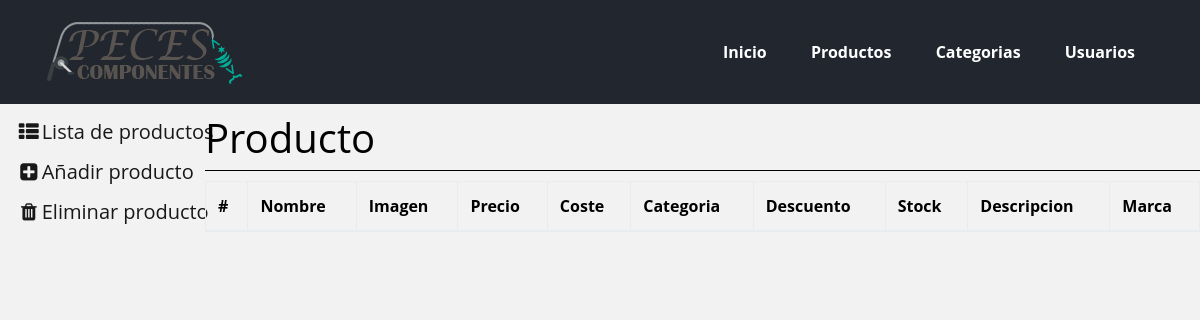
The page /admin/producto.php?opcion=lista on the database as committed earlier.
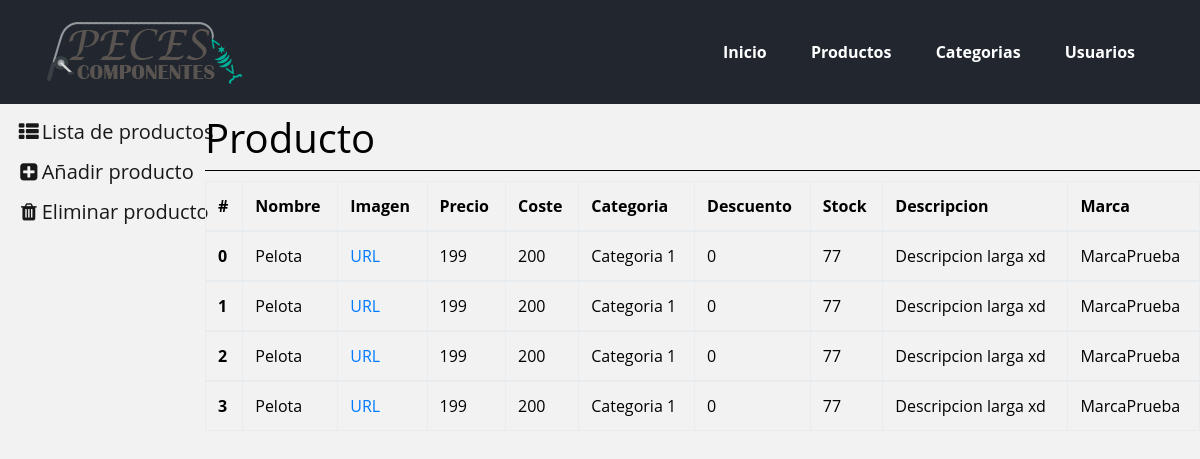
The same page on the database as committed later.
### tables this page shows
create table if not exists tbl_product(
	ID int(5) primary key,
    nom varchar(30),
    image blob,
    precio decimal,
    cost decimal,
    category varchar(30),
    dte decimal,
    stock int(10),
    description longtext,
    marca varchar(30),
    
    constraint fk_categoriaProduct
    foreign key(category) references tbl_categoria(nom)
		on delete no action
        on update cascade,
        
	constraint fk_preducte_marca
    foreign key(marca) references tbl_marca(nom)
		on delete no action
        on update cascade
);

### datosbbdd.php (called while the page is built, shortened)
<?php
$rutaIMGp='\\tienda\\img\\imgarticulos\\';
?>

### admin/producto.php (the view, shortened to what the changed rows need)
<!DOCTYPE html>
<html lang="es">
<head>
  <link rel="stylesheet" href="../css/flexboxgrid.min.css">
  <link rel="stylesheet" href="../css/font-awesome.min.css">
  <link rel="stylesheet" href="../css/bootstrap.min.css">
  <link rel="stylesheet" href="css/style.css">
</head>
<body>
  <?php
  include '../datosbbdd.php';
  ?>
  <div class="main">
    <div class="containermain">
      <div class="row">
        <div class="col-md-10">
          <div class="cabecera">
            <h1>Producto</h1>
          </div>
          <div class="body">
            <div class="contenedor">
            <?php
            if(isset($_GET['opcion'])){
              if($_GET['opcion']=='lista'){
                $sql = "SELECT * from tbl_product";
                $result = mysqli_query($conexion,$sql);
                echo '
                <table class="table table-bordered">
                  <thead>
                    <tr>
                      <th>#</th>
                      <th>Nombre</th>
                      <th>Imagen</th>
                      <th>Precio</th>
                      <th>Coste</th>
                      <th>Categoria</th>
                      <th>Descuento</th>
                      <th>Stock</th>
                      <th>Descripcion</th>
                      <th>Marca</th>
                    </tr>
                  </thead>';
                while($resultado=mysqli_fetch_assoc($result)){
                  echo '<tbody>
                  <tr>
                  <th scope="row">'.$resultado['ID'].'</th>
                  <td>'.$resultado['nom'].'</td>
                  <td><a href="'.$rutaIMGp.$resultado['image'].'" target="_blank">'.$resultado['image'].'</a></td>
                  <td>'.$resultado['precio'].'</td>
                  <td>'.$resultado['cost'].'</td>
                  <td>'.$resultado['category'].'</td>
                  <td>'.$resultado['dte'].'</td>
                  <td>'.$resultado['stock'].'</td>
                  <td>'.$resultado['description'].'</td>
                  <td>'.$resultado['marca'].'</td></tr></tbody>';
                }
                echo '</table>';
              }else if($_GET['opcion']=='add'){
                echo '
                  <form class="container" method="post" enctype="multipart/form-data" action="validar.php">
                    <div class="row">
                      <div class="col-md-6 mb-3">
                        <label>Nombre</label>
                        <input type="text" class="form-control" placeholder="Nombre" name="nombre" required>
                      </div>
                      <div class="col-md-6 mb-3">
                        <label>Imagen</label>
                        <input type="file" class="form-control" name="imagen" required>
                      </div>
                    </div>
                    <div class="row">
                      <div class="col-md-6 mb-3">
                        <label>Precio</label>
                        <input type="number" class="form-control" placeholder="100" name="precio" required>
                        <div class="invalid-feedback">
                        </div>
                      </div>
                      <div class="col-md-3 mb-3">
                        <label>Coste</label>
                        <input type="number" class="form-control" placeholder="Coste" name="coste" required>
                        <div class="invalid-feedback">
                          Please provide a valid state.
                        </div>
                      </div>
                      <div class="col-md-3 mb-3">
                        <label>Categoria</label>
                        <select class="form-control" name="categoria">';
                        $sql = "SELECT nom from tbl_categoria";
                        $result = mysqli_query($conexion,$sql);
                        while($resultado=mysqli_fetch_assoc($result)){
                          echo '<option value="'.$resultado['nom'].'">'.$resultado['nom'].'</option>';
                        }
                        echo '
                        </select>
                      </div>
                    </div>
                    <div class="row">
                      <div class="col-md-6 mb-3">
                        <label>Descuento</label>
                        <input type="number" class="form-control" placeholder="Descuento" name="descuento" required>
                      </div>
                      <div class="col-md-6 mb-3">
                        <label>Stock</label>
                        <input type="number" class="form-control" placeholder="Stock" name="stock" required>
                      </div>
                    </div>
                    <div class="row">
                      <div class="col-md-6 mb-3">
                        <label>Marca</label>
                        <select class="form-control" name="marca">';
                        $sql = "SELECT nom from tbl_marca";
                        $result = mysqli_query($conexion,$sql);
                        while($resultado=mysqli_fetch_assoc($result)){
                          echo '<option value="'.$resultado['nom'].'">'.$resultado['nom'].'</option>';
                        }
                        echo '
                        </select>
                      </div>
                      <div class="col-md-6 mb-3">
                        <label>Descripcion</label>
                        <input type="text" class="form-control" placeholder="Descripcion" name="descripcion" required>
                      </div>
                    </div>
                    <button class="btn btn-primary" name="btn" value="producto" type="submit">Añadir producto</button>
                  </form>
                ';
                if(isset($_SESSION['existe'])){
                  if(!$_SESSION['existe']){
                    echo '<div class="input-group alert alert-danger middle-sm" role="alert">
                      <span><i class="fa fa-exclamation-triangle" aria-hidden="true"></i><strong> Esta categoria ya existe</strong></span>
                    </div>';
                  }
                }
              }else if($_GET['opcion']=='del'){
                echo '
                <form class="form-inline" method="post" action="validar.php">
                  <div class="input-group mb-2 mr-sm-2 mb-sm-0">
                    <span class="input-group-addon"><i class="fa fa-list" aria-hidden="true"></i></span>
                    <select class="custom-select" name="eliminarCat">';
                    $sql = "SELECT nom from tbl_categoria";
                    $result = mysqli_query($conexion,$sql);
                    while($resultado=mysqli_fetch_assoc($result)){
                      echo '<option value="'.$resultado['nom'].'">'.$resultado['nom'].'</option>';
                    }
                    echo '
                    </select>
                  </div>
                    <button type="submit" name="btn" value="eliminar" class="btn btn-primary">Eliminar categoria</button>
                </form>
                ';
              }
            }
            ?>
            </div>
          </div>
        </div>
      </div>
    </div>
  </div>
</body>
</html>

Rows that differ between the two databases and show on the page:
added tbl_product: ID "0", nom "Pelota", image "URL", precio "199", cost "200", category "Categoria 1", dte "0", stock "77", description "Descripcion larga xd", marca "MarcaPrueba"
added tbl_product: ID "1", nom "Pelota", image "URL", precio "199", cost "200", category "Categoria 1", dte "0", stock "77", description "Descripcion larga xd", marca "MarcaPrueba"
added tbl_product: ID "2", nom "Pelota", image "URL", precio "199", cost "200", category "Categoria 1", dte "0", stock "77", description "Descripcion larga xd", marca "MarcaPrueba"
added tbl_product: ID "3", nom "Pelota", image "URL", precio "199", cost "200", category "Categoria 1", dte "0", stock "77", description "Descripcion larga xd", marca "MarcaPrueba"
